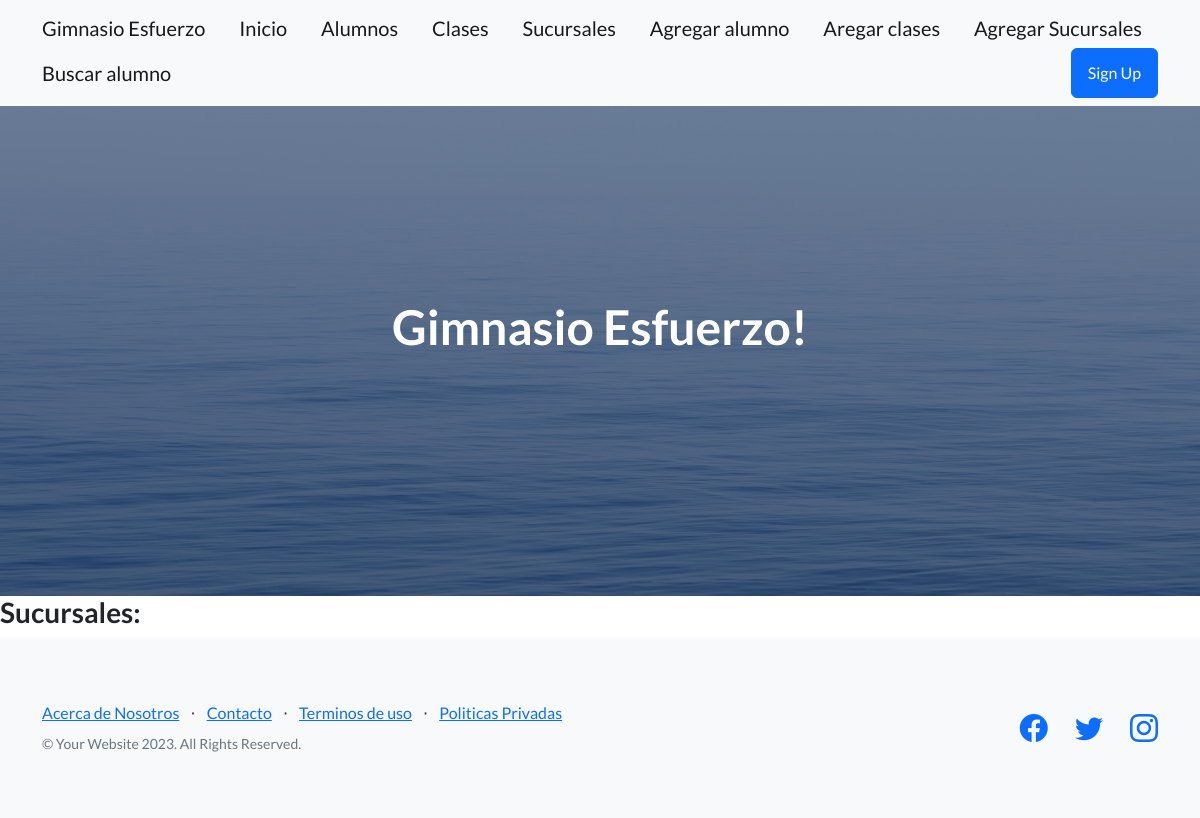
The app's page /AppGimnasio/sucursales/, older data.
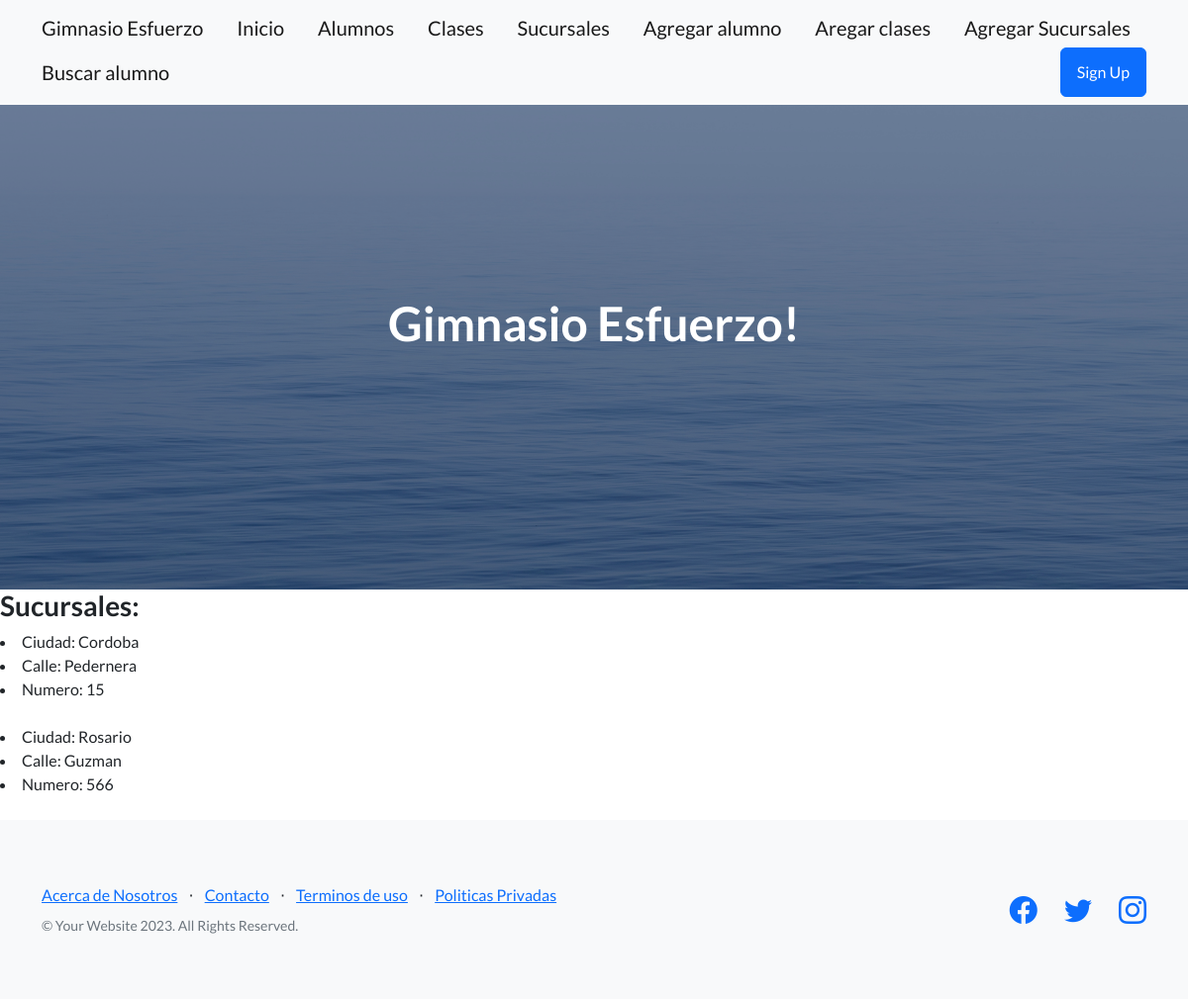
The same page, newer data.
### AppGimnasio/models.py (models this page shows)
class Sucursal(models.Model):
    ciudad = models.CharField(max_length=40)
    calle = models.CharField(max_length=20)
    numero = models.IntegerField()

### AppGimnasio/views.py (the view)
# urls.py: path('sucursales/', views.sucursales, name = "Sucursales"),
def sucursales(request):
    sucursales = Sucursal.objects.all()
    return render(request, "AppGimnasio/sucursales.html",{"sucursales":sucursales})

### AppGimnasio/templates/AppGimnasio/sucursales.html
{% extends "AppGimnasio/padre.html" %}
{% load static %}
{% block Cambia %}
<h3> Sucursales:  </h3>
{% for sucursal in sucursales %}
      <li> Ciudad: {{sucursal.ciudad}}</li>
      <li> Calle: {{sucursal.calle}}</li>
      <li> Numero: {{sucursal.numero}}</li>
      <br>
{% endfor %}
{% endblock %}

Row changes from the older to the newer data that the page shows:
added Sucursal: ciudad "Cordoba", calle "Pedernera", numero "15"
added Sucursal: ciudad "Rosario", calle "Guzman", numero "566"
